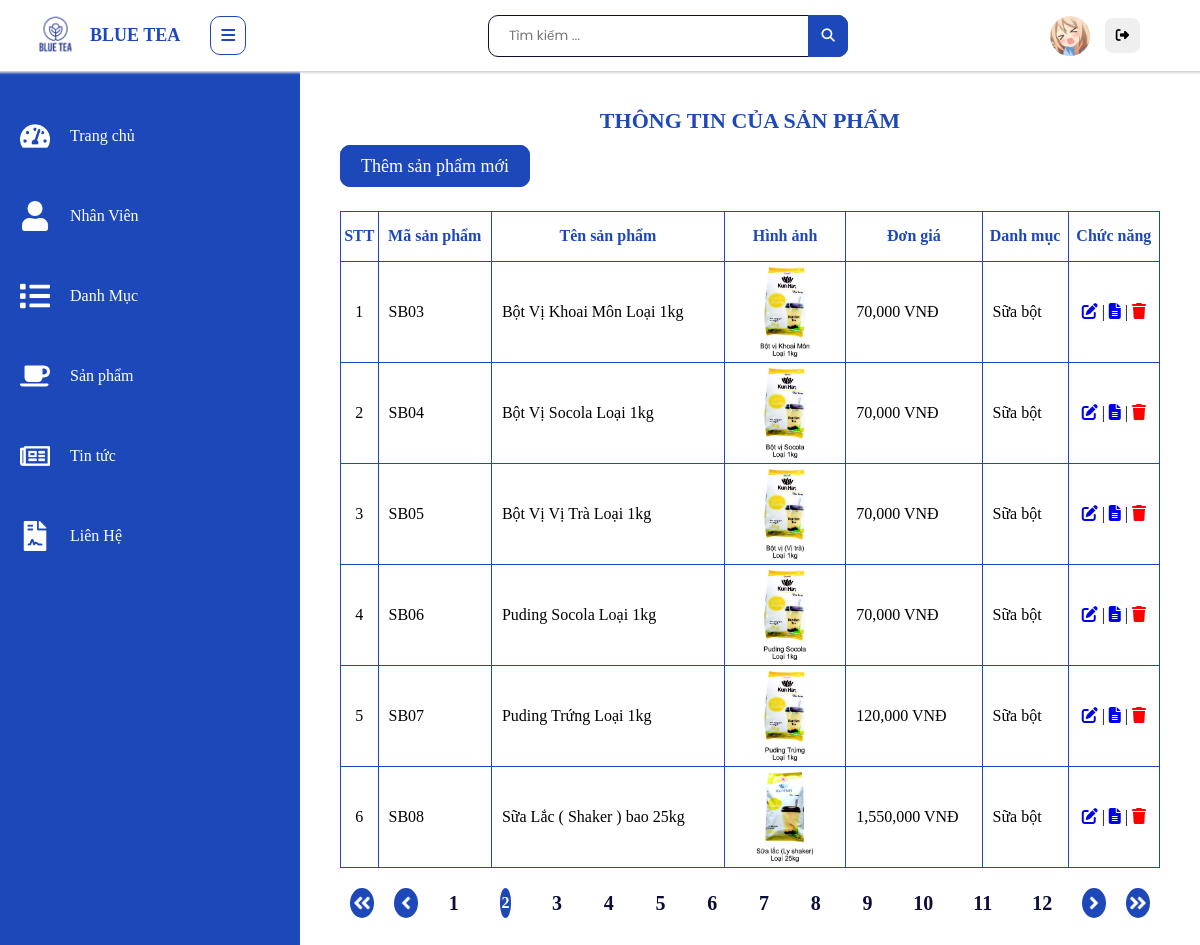
The app's page /admin/san-pham/index.php?page=2 (signed in) with its own data.
### tables this page shows
CREATE TABLE `san_pham` (
  `ma_sp` varchar(10) NOT NULL,
  `ten_sp` varchar(100) NOT NULL,
  `gia` int(11) NOT NULL,
  `mo_ta` varchar(1000) NOT NULL,
  `danh_muc` varchar(10) NOT NULL,
  `hinh_anh` varchar(200) NOT NULL
);

CREATE TABLE `danh_muc` (
  `ma_dm` varchar(10) NOT NULL,
  `ten_dm` varchar(40) NOT NULL
);

### admin/san-pham/index.php (the view, shortened to what this page needs)
<!DOCTYPE html>
<html lang="en">
<head>
    <link rel="stylesheet" href="../../assets/css/main.css">
    <link
      rel="stylesheet"
      href="https://cdnjs.cloudflare.com/ajax/libs/font-awesome/6.2.0/css/all.min.css"
    />
</head>
<body>
    <div class="admin">
        <div class="admin-sidebar active">
            <ul class="admin-sidebar-list">
                <li class="admin-sidebar-item">
                    <a href="">
                        <img src="../../assets/images/tachometer-alt-solid.png" alt="" class="admin-sidebar-icon">
                        <span class="admin-sidebar-desc">Trang chủ</span>
                    </a>
                </li>
                <li class="admin-sidebar-item">
                    <a href="">
                        <img src="../../assets/images/user-solid.png" alt="" class="admin-sidebar-icon">
                        <span class="admin-sidebar-desc">Nhân Viên</span>
                    </a>
                </li>
                <li class="admin-sidebar-item">
                    <a href="">
                        <img src="../../assets/images/list-solid.png" alt="" class="admin-sidebar-icon">
                        <span class="admin-sidebar-desc">Danh Mục</span>
                    </a>
                </li>
                <li class="admin-sidebar-item">
                    <a href="../../admin/san-pham/index.php">
                        <img src="../../assets/images/coffee-solid.png" alt="" class="admin-sidebar-icon">
                        <span class="admin-sidebar-desc">Sản phẩm</span>
                    </a>
                </li>
                <li class="admin-sidebar-item">
                    <a href="">
                        <img src="../../assets/images/newspaper-regular.png" alt="" class="admin-sidebar-icon">
                        <span class="admin-sidebar-desc">Tin tức</span>
                    </a>
                </li>
                <li class="admin-sidebar-item">
                    <a href="">
                        <img src="../../assets/images/file-contract-solid.png" alt="" class="admin-sidebar-icon">
                        <span class="admin-sidebar-desc">Liên Hệ</span>
                    </a>
                </li>
            </ul>
        </div>
        <div class="admin-main">
            <div class="admin-header">
                <div class="flex">
                <a href="" class="admin-sidebar-logo">
                    <img src="../../assets/images/blue_tea_logo.webp" alt="" class="admin-sidebar-img">
                    <span>BLUE TEA</span>
                </a>
                <div class="admin-sidebar--toggle">
                    <i class="fa fa-bars"></i>
                </div>
            </div>
                <div class="admin-search">
                    <form action="" method="post">
                        <input type="text" placeholder="Tìm kiếm ..." class="admin-search-input">
                        <button type="submit" class="admin-search-icon">
                            <div class="fas fa-magnifying-glass"></div>
                        </button>
                    </form>
                </div>
                <div class="admin-avatar">
                    <img src="../../assets/images/avatar-admin.jpg" alt="" class="admin-avatar-img">
                    <form action="" method="post">
                        <button name="logout" type ="submit" class="admin-logout-btn" title="Đăng xuất tài khoản">
                        <i class="fa-solid fa-right-from-bracket"></i>
                        </button>
                    </form>
                </div>
            </div>
            <div class="admin-content isactive">
                <div class="container">
                <?php
                include("../../block/connection.php");
                $rowsPerPage=6;
                $offset =($_GET['page']-1)*$rowsPerPage;
                $sql ="SELECT `ma_sp`, `ten_sp`, `gia`, `mo_ta`, `ten_dm`, `hinh_anh` FROM `san_pham`
                INNER JOIN danh_muc ON san_pham.danh_muc = danh_muc.ma_dm LIMIT $offset, $rowsPerPage";
                $result=mysqli_query($conn, $sql);
                if (!$result){
                    echo "Không có sản phẩm nào";
                }
                else {
                    if (!mysqli_num_rows($result)==0){
                        echo "<h1 class='admin-product--title'>THÔNG TIN CỦA SẢN PHẨM</h1>";
                        echo "<div class='product-link' align='left' style='margin-bottom: 30px'>
                        <a href='../../admin/san-pham/create.php' class='product-link--edit'>Thêm sản phẩm mới</a>
                    </div>";
                        echo "<table align='center' class='admin-product--table'>";
                        echo "<tr >
                                <th>STT</th>
                                <th>Mã sản phẩm</th>
                                <th>Tên sản phẩm</th>
                                <th>Hình ảnh</th>
                                <th>Đơn giá</th>
                                <th>Danh mục</th>
                                <th>Chức năng</th>
                            </tr>";
                            $dem=0;
                            while ($rows=mysqli_fetch_array($result)){
                                $dem++;
                                $id=$rows["ma_sp"];
                                echo "<tr>";
                                echo "<td>".$dem."</td>";
                                echo "<td><span class='id_sp'>{$rows['ma_sp']}</span></td>";
                                echo "<td>{$rows['ten_sp']}</td>";
                                echo "<td>
                                <img src='../../assets/images/{$rows['hinh_anh']}' class='admin-product--img'>
                                </td>";
                                echo "<td>
                                <span class='money'>{$rows['gia'] }</span>
                                <span>VNĐ</span></td>";
                                echo "<td>{$rows['ten_dm']}</td>";
                                echo "<td align='center'><a href='../../admin/san-pham/edit.php?id=".$id."'>
                                    <i class='fa fa-edit' title='Chỉnh sửa'></i>
                                </a> |
                                <a href='../../admin/san-pham/detail.php?id=".$id."'>
                                <i class='fa-sharp fa-solid fa-file-lines' title='Xem chi tiết'></i>
                                </a> |
                                    <i class='fa fa-trash admin-delete' style='color: red' title='Xóa' ></i>
                                </td>";
                                echo "</tr>";
                            }
                            echo "</table>";
                            $re = mysqli_query($conn, 'select * from san_pham');
                            $numRows = mysqli_num_rows($re);
                            $maxPage = floor($numRows/$rowsPerPage) + 1;
                            echo "<div class='phanTrang'>";
                            $firstPage=1;
                            echo "<a class='link-btn' href=".$_SERVER ['PHP_SELF']."?page=".$firstPage.">";
                            echo "<img src='../../assets/images/angle-double-left-solid.png' alt=''>";
                            echo "</a>";
                            if ($_GET['page'] > 1){
                                echo "<a class='link-btn' href=" .$_SERVER['PHP_SELF']."?page=".($_GET['page']-1).">
                                <img src='../../assets/images/angle-left-solid.png' alt=''>
                                </a> ";
                            }
                            for ($i=1 ; $i<=$maxPage ; $i++)
                            {
                                if ($i == $_GET['page'])
                                {
                                    echo '<b class="center">'.$i.'</b> ';
                                }
                                else {
                                    echo "<a class='link-text' href=" . $_SERVER['PHP_SELF'] . "?page=" . $i . ">" . $i . "</a> ";
                                }
                            }
                            if ($_GET['page'] < $maxPage) {
                                echo "<a class='link-btn' href=" . $_SERVER['PHP_SELF'] . "?page=" . ($_GET['page'] + 1) . ">
                                <img src='../../assets/images/angle-right-solid.png' alt=''>
                                </a>";
                            }
                            echo "<a class='link-btn' href=".$_SERVER ['PHP_SELF']."?page=".$maxPage.">";
                            echo "<img src='../../assets/images/angle-double-right-solid.png' alt=''>";
                            echo "</a>";
                            echo"</div>";
                    }
                }
                ?>
                </div>
            </div>
        </div>
    </div>
</body>
</html>

### assets/css/stucture.css (style rules this page uses)
.container { max-width: 1250px; margin: 0 auto; padding: 30px 40px 40px 40px; }

### assets/css/footer.css (style rules this page uses)
* { margin: 0; padding: 0; box-sizing: border-box; font-family: "Poppins", sans-serif; }

### assets/css/admin.css (style rules this page uses)
body { position: relative; }
.admin { position: relative; }
.admin-sidebar { background: #1d48ba; width: 300px; margin-top: 71px; position: fixed; top: 0; left: 0; bottom: 0; overflow: auto; transform: translateX(-100%); z-index: 1000; transition: all 0.25s linear; }
.admin-sidebar-logo { display: flex; margin-left: 0px; margin-right: 0px; padding-bottom: 15px; align-items: center; border-bottom: 1px solid white; justify-content: space-between; padding: 10px 30px 10px 30px; }
img.admin-sidebar-img { display: block; width: 50px; height: 50px; margin-right: 10px; }
.admin-sidebar-logo > span { font-size: 18px; font-weight: bold; color: #1d48ba; }
ul.admin-sidebar-list { margin-top: 10px; padding: 20px; }
li.admin-sidebar-item > a { display: flex; align-items: center; }
li.admin-sidebar-item > a > .admin-sidebar-icon { width: 30px; height: 30px; display: block; margin-right: 20px; }
li.admin-sidebar-item { padding: 20px 0; margin-bottom: 10px; }
span.admin-sidebar-desc { font-size: 16px; color: white; }
.admin-header { width: 100%; display: flex; justify-content: space-between; align-items: center; box-shadow: 0 0px 2px 2px lightgrey; background-color: white; position: fixed; z-index: 1000; }
.admin-main { width: 100%; position: relative; }
.admin-search { width: 30%; position: relative; margin-left: 60px; }
input.admin-search-input { width: 100%; height: 40px; border-radius: 10px; border: 1px solid #0D0D3C; padding: 20px 40px 20px 20px; outline: none; box-sizing: border-box; }
.admin-search-icon { position: absolute; background: #1d48ba; width: 40px; height: 100%; box-sizing: border-box; color: white; border-radius: 0 10px 10px 0; cursor: pointer; top: 0; right: 0; border: 0; }
.admin-avatar { margin-right: 60px; display: flex; align-items: center; }
img.admin-avatar-img { width: 40px; height: 40px; border-radius: 50%; margin-left: 20px; }
.admin-content { padding-top: 80px; position: absolute; width: 100%; margin-left: 0; height: auto; background: transparent; transition: all .25s linear; }
button.admin-logout-btn { height: 35px; width: 35px; border: 0; border-radius: 8px; overflow: hidden; margin-left: 15px; cursor: pointer; }
button.admin-logout-btn > i { display: flex; align-items: center; justify-content: center; width: 100%; height: 100%; }
.admin-sidebar--toggle { border-radius: 10px; border: 1px solid #1d48ba; color: #1d48ba; cursor: pointer; padding: 10px; transition: all .25s linear; }
.flex { display: flex; align-items: center; flex-flow: row nowrap; }
.active { transition: all .25s linear; transform: translateX(0%); }
.isactive { transition: all .25s linear; width: calc(100% - 300px); margin-left: 300px; }

### assets/css/category.css (style rules this page uses)
h1 { margin-bottom: 14px; font-size: 22px; font-weight: 600; }

### assets/css/mai-thi.css (style rules this page uses)
:root { --bg1:#9b59b6; --bg2:#3498db; --bg :#D7E1EC; }
* { margin: 0; padding: 0; }

### assets/css/product.css (style rules this page uses)
.phanTrang { display: flex; align-items: center; width: 100%; justify-content: center; margin-top: 20px; }
.link-btn > img { width: 20px; height: 20px; object-fit: cover; }
.link-btn { display: flex; align-items: center; justify-content: center; width: 30px; height: 30px; padding: 10px; box-sizing: border-box; border-radius: 50%; overflow: hidden; background: #1d48ba; margin: 0 10px; }
.link-text { display: flex; width: 30px; height: 30px; align-items: center; justify-content: center; font-size: 20px; margin: 0 20px; color: #0D0D3C; font-weight: bold; }
.phanTrang > b { display: flex; width: 30px; height: 30px; align-items: center; justify-content: center; color: white; background: #1d48ba; font-weight: bold; margin: 0 20px; border-radius: 50%; }

### assets/css/contact.css (style rules this page uses)
* { margin: 0; padding: 0; box-sizing: border-box; font-family: "Poppins", sans-serif; }

### assets/css/cart.css (style rules this page uses)
.container { position: relative; }

### records on screen
san_pham: ma_sp "SB03", ten_sp "Bột Vị Khoai Môn Loại 1kg", hinh_anh (picture), gia "70,000", danh_muc.ten_dm "Sữa bột"
san_pham: ma_sp "SB04", ten_sp "Bột Vị Socola Loại 1kg", hinh_anh (picture), gia "70,000", danh_muc.ten_dm "Sữa bột"
san_pham: ma_sp "SB05", ten_sp "Bột Vị Vị Trà Loại 1kg", hinh_anh (picture), gia "70,000", danh_muc.ten_dm "Sữa bột"
san_pham: ma_sp "SB06", ten_sp "Puding Socola Loại 1kg", hinh_anh (picture), gia "70,000", danh_muc.ten_dm "Sữa bột"
san_pham: ma_sp "SB07", ten_sp "Puding Trứng Loại 1kg", hinh_anh (picture), gia "120,000", danh_muc.ten_dm "Sữa bột"
san_pham: ma_sp "SB08", ten_sp "Sữa Lắc ( Shaker ) bao 25kg", hinh_anh (picture), gia "1,550,000", danh_muc.ten_dm "Sữa bột"
